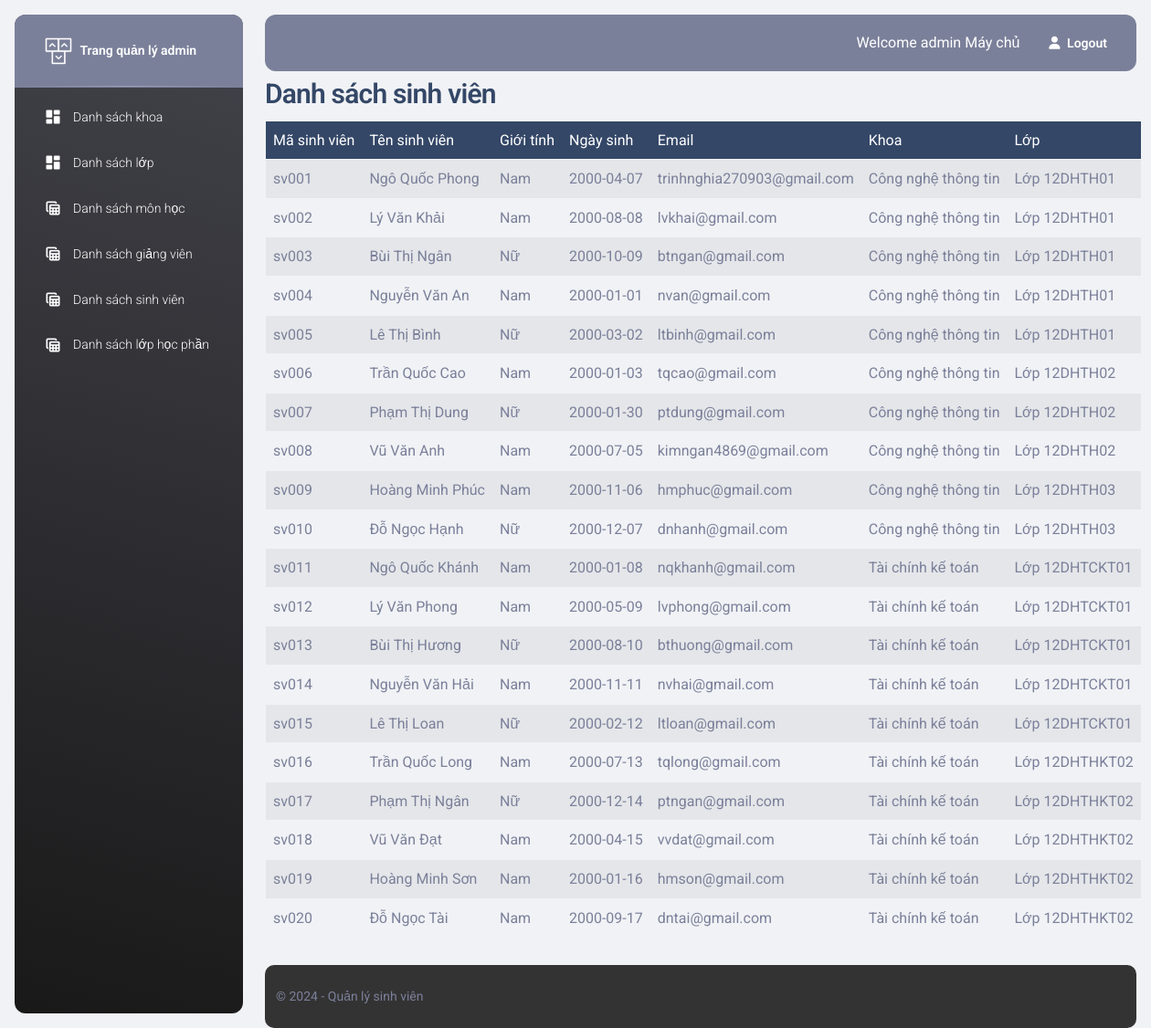
Page /qldiemsinhvien/admin/student_index.php (signed in) on the committed database.
### tables this page shows
CREATE TABLE `student` (
  `student_id` varchar(10) NOT NULL,
  `student_class_id` int(10) NOT NULL,
  `student_major_id` int(10) NOT NULL
);

CREATE TABLE `user` (
  `username` varchar(10) NOT NULL,
  `password` varchar(255) NOT NULL,
  `name` varchar(255) NOT NULL,
  `gender` varchar(10) NOT NULL,
  `dateofbirth` date NOT NULL,
  `email` varchar(255) NOT NULL,
  `role` varchar(255) NOT NULL,
  `token` varchar(255) DEFAULT NULL
);

CREATE TABLE `major` (
  `major_id` int(10) NOT NULL,
  `major_name` varchar(255) NOT NULL
);

CREATE TABLE `class` (
  `class_id` int(10) NOT NULL,
  `class_name` varchar(255) NOT NULL
);

### qldiemsinhvien/class/Db.php (called while the page is built, shortened)
<?php
class Db {
    public static $conn = null;
    function __construct()
    {
        Db::$conn = new PDO('mysql:host=' . HOST . '; dbname=' . DB, U, P);
        Db::$conn->query('set names utf8');
    }
    function selectQuery($sql, $params=[]) {
        $stm = Db::$conn->prepare($sql);
        $stm->execute($params);
        return $stm->fetchAll(PDO::FETCH_OBJ);
    }
}

### qldiemsinhvien/class/student.php (called while the page is built, shortened)
<?php
class student extends Db {
    function searchAll($name) {
        $sql = "select student.*, user.*, major.*, class.class_name from student, user, class, major
                where student.student_id = user.username
                and student.student_class_id = class.class_id
                and student.student_major_id = major.major_id
                and user.name like '%$name%'";
        return $this->selectQuery($sql);
    }
}

### qldiemsinhvien/admin/student_index.php (the view, shortened to what this page needs)
<?php
$name = $_GET['name'] ?? '';
$student = new student();
$data = $student->searchAll($name);
?>
<?php include '../admin/includes/header.php' ?>
<body class="g-sidenav-show  bg-gray-200">
<?php include '../admin/includes/aside.php' ?>
<main class="main-content position-relative max-height-vh-100 h-100 border-radius-lg ">
<?php include '../admin/includes/nav_top.php' ?>
<div class="container-fluid py-1 px-3">
    <h3>Danh sách sinh viên</h3>
    <table border="1" id="table" class="table table-striped">
        <thead class="table-dark">
            <tr>
                <td style="width: 10%">Mã sinh viên</td>
                <td style="width: 30%">Tên sinh viên</td>
                <td style="width: 10%">Giới tính</td>
                <td style="width: 10%">Ngày sinh</td>
                <td style="width: 15%">Email</td>
                <td style="width: 15%">Khoa</td>
                <td style="width: 10%">Lớp</td>
            </tr>
        </thead>
        <tbody>
            <?php
                foreach($data as $item) {
                    ?>
                    <tr>
                        <td><?php echo $item->student_id ?></td>
                        <td><?php echo $item->name ?></td>
                        <td><?php echo $item->gender ?></td>
                        <td><?php echo $item->dateofbirth ?></td>
                        <td><?php echo $item->email ?></td>
                        <td><?php echo $item->major_name ?></td>
                        <td><?php echo $item->class_name ?></td>
                    </tr>
                    <?php
                }
            ?>
        </tbody>
    </table>
</div>
<?php include '../admin/includes/footer.php' ?>

### qldiemsinhvien/admin/includes/header.php (style rules this page uses)
body { display: flex; flex-direction: column; min-height: 100vh; margin: 0; }
main { flex: 1; }

### rows in the picture
student: student_id "sv001", student_id.name "Ngô Quốc Phong", student_id.gender "Nam", student_id.dateofbirth "2000-04-07", student_id.email "trinhnghia270903@gmail.com", student_major.major_name "Công nghệ thông tin", student_class.class_name "Lớp 12DHTH01"
student: student_id "sv002", student_id.name "Lý Văn Khải", student_id.gender "Nam", student_id.dateofbirth "2000-08-08", student_id.email "lvkhai@gmail.com", student_major.major_name "Công nghệ thông tin", student_class.class_name "Lớp 12DHTH01"
student: student_id "sv003", student_id.name "Bùi Thị Ngân", student_id.gender "Nữ", student_id.dateofbirth "2000-10-09", student_id.email "btngan@gmail.com", student_major.major_name "Công nghệ thông tin", student_class.class_name "Lớp 12DHTH01"
student: student_id "sv004", student_id.name "Nguyễn Văn An", student_id.gender "Nam", student_id.dateofbirth "2000-01-01", student_id.email "nvan@gmail.com", student_major.major_name "Công nghệ thông tin", student_class.class_name "Lớp 12DHTH01"
student: student_id "sv005", student_id.name "Lê Thị Bình", student_id.gender "Nữ", student_id.dateofbirth "2000-03-02", student_id.email "ltbinh@gmail.com", student_major.major_name "Công nghệ thông tin", student_class.class_name "Lớp 12DHTH01"
student: student_id "sv006", student_id.name "Trần Quốc Cao", student_id.gender "Nam", student_id.dateofbirth "2000-01-03", student_id.email "tqcao@gmail.com", student_major.major_name "Công nghệ thông tin", student_class.class_name "Lớp 12DHTH02"
student: student_id "sv007", student_id.name "Phạm Thị Dung", student_id.gender "Nữ", student_id.dateofbirth "2000-01-30", student_id.email "ptdung@gmail.com", student_major.major_name "Công nghệ thông tin", student_class.class_name "Lớp 12DHTH02"
student: student_id "sv008", student_id.name "Vũ Văn Anh", student_id.gender "Nam", student_id.dateofbirth "2000-07-05", student_id.email "kimngan4869@gmail.com", student_major.major_name "Công nghệ thông tin", student_class.class_name "Lớp 12DHTH02"
student: student_id "sv009", student_id.name "Hoàng Minh Phúc", student_id.gender "Nam", student_id.dateofbirth "2000-11-06", student_id.email "hmphuc@gmail.com", student_major.major_name "Công nghệ thông tin", student_class.class_name "Lớp 12DHTH03"
student: student_id "sv010", student_id.name "Đỗ Ngọc Hạnh", student_id.gender "Nữ", student_id.dateofbirth "2000-12-07", student_id.email "dnhanh@gmail.com", student_major.major_name "Công nghệ thông tin", student_class.class_name "Lớp 12DHTH03"
student: student_id "sv011", student_id.name "Ngô Quốc Khánh", student_id.gender "Nam", student_id.dateofbirth "2000-01-08", student_id.email "nqkhanh@gmail.com", student_major.major_name "Tài chính kế toán", student_class.class_name "Lớp 12DHTCKT01"
student: student_id "sv012", student_id.name "Lý Văn Phong", student_id.gender "Nam", student_id.dateofbirth "2000-05-09", student_id.email "lvphong@gmail.com", student_major.major_name "Tài chính kế toán", student_class.class_name "Lớp 12DHTCKT01"
student: student_id "sv013", student_id.name "Bùi Thị Hương", student_id.gender "Nữ", student_id.dateofbirth "2000-08-10", student_id.email "bthuong@gmail.com", student_major.major_name "Tài chính kế toán", student_class.class_name "Lớp 12DHTCKT01"
student: student_id "sv014", student_id.name "Nguyễn Văn Hải", student_id.gender "Nam", student_id.dateofbirth "2000-11-11", student_id.email "nvhai@gmail.com", student_major.major_name "Tài chính kế toán", student_class.class_name "Lớp 12DHTCKT01"
student: student_id "sv015", student_id.name "Lê Thị Loan", student_id.gender "Nữ", student_id.dateofbirth "2000-02-12", student_id.email "ltloan@gmail.com", student_major.major_name "Tài chính kế toán", student_class.class_name "Lớp 12DHTCKT01"
student: student_id "sv016", student_id.name "Trần Quốc Long", student_id.gender "Nam", student_id.dateofbirth "2000-07-13", student_id.email "tqlong@gmail.com", student_major.major_name "Tài chính kế toán", student_class.class_name "Lớp 12DHTHKT02"
student: student_id "sv017", student_id.name "Phạm Thị Ngân", student_id.gender "Nữ", student_id.dateofbirth "2000-12-14", student_id.email "ptngan@gmail.com", student_major.major_name "Tài chính kế toán", student_class.class_name "Lớp 12DHTHKT02"
student: student_id "sv018", student_id.name "Vũ Văn Đạt", student_id.gender "Nam", student_id.dateofbirth "2000-04-15", student_id.email "vvdat@gmail.com", student_major.major_name "Tài chính kế toán", student_class.class_name "Lớp 12DHTHKT02"
student: student_id "sv019", student_id.name "Hoàng Minh Sơn", student_id.gender "Nam", student_id.dateofbirth "2000-01-16", student_id.email "hmson@gmail.com", student_major.major_name "Tài chính kế toán", student_class.class_name "Lớp 12DHTHKT02"
student: student_id "sv020", student_id.name "Đỗ Ngọc Tài", student_id.gender "Nam", student_id.dateofbirth "2000-09-17", student_id.email "dntai@gmail.com", student_major.major_name "Tài chính kế toán", student_class.class_name "Lớp 12DHTHKT02"

### other values in the picture
$_SESSION['login'][2] "Máy chủ"
